Frame 1 (no input): blank canvas, image omitted
Frame 60 (no input): blank canvas, image omitted
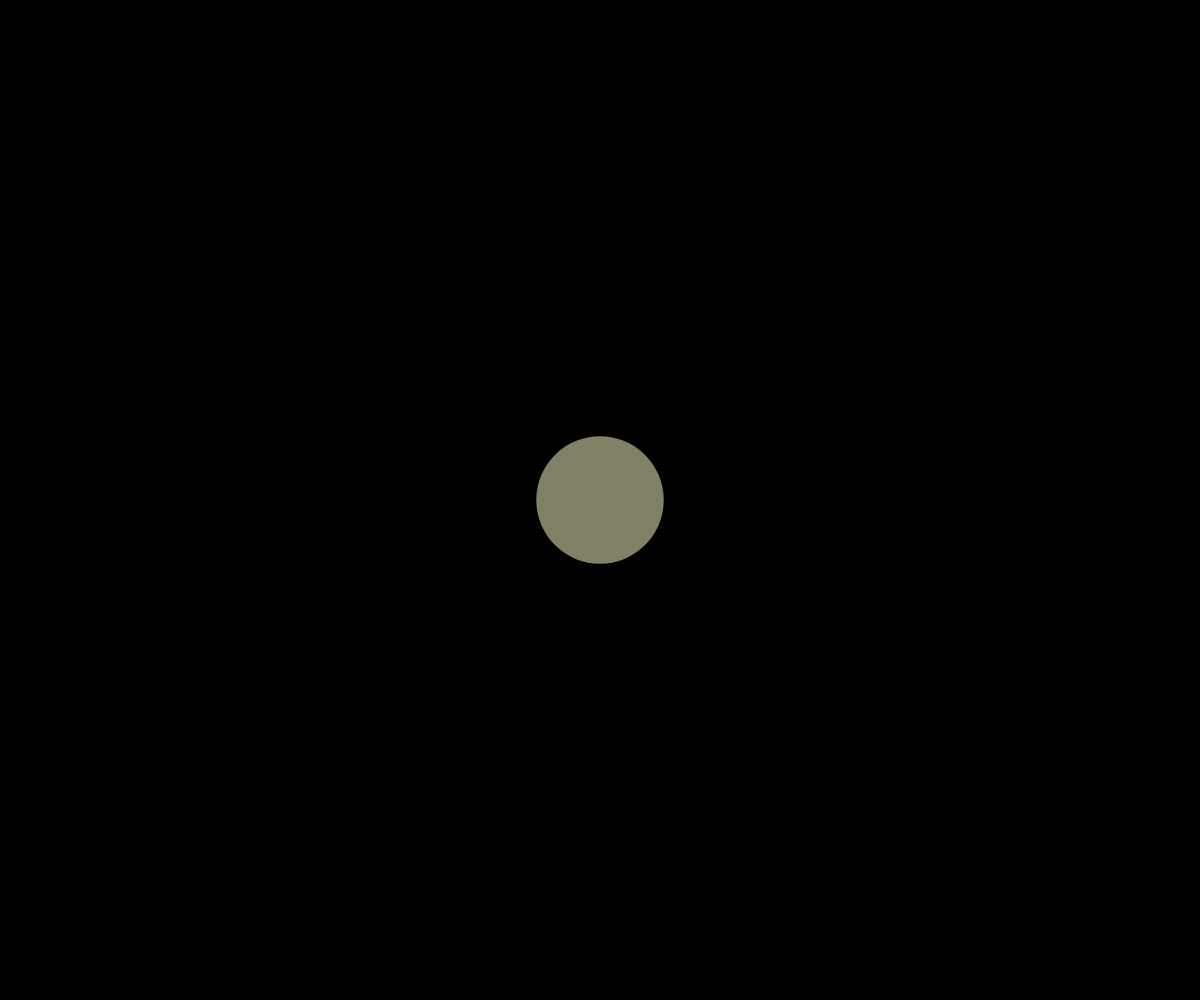
Frame 120 (the mouse pressed at the canvas centre since frame 60)

The p5.js sketch whose frames 1 and 60 were blank and that drew this single picture after the mouse press (run headless with seeded random() and noise() and a simulated clock; from frame 60 on, the mouse is pressed at the canvas centre):

// p5.js sketch
// ── sketch.js
function setup() {
  createCanvas(windowWidth, windowHeight);
  noStroke();
}

function draw() {
  
  let cr = map(mouseX, 0, width, 0, 255);
  let cg = map(mouseY, 0, height, 0, 255);

  let sw = map(mouseX, 0, width, 0, 255);

  background(0);

  fill(cr, cg, 100);
  
  ellipse(mouseX, mouseY, sw,sw);
  
}
